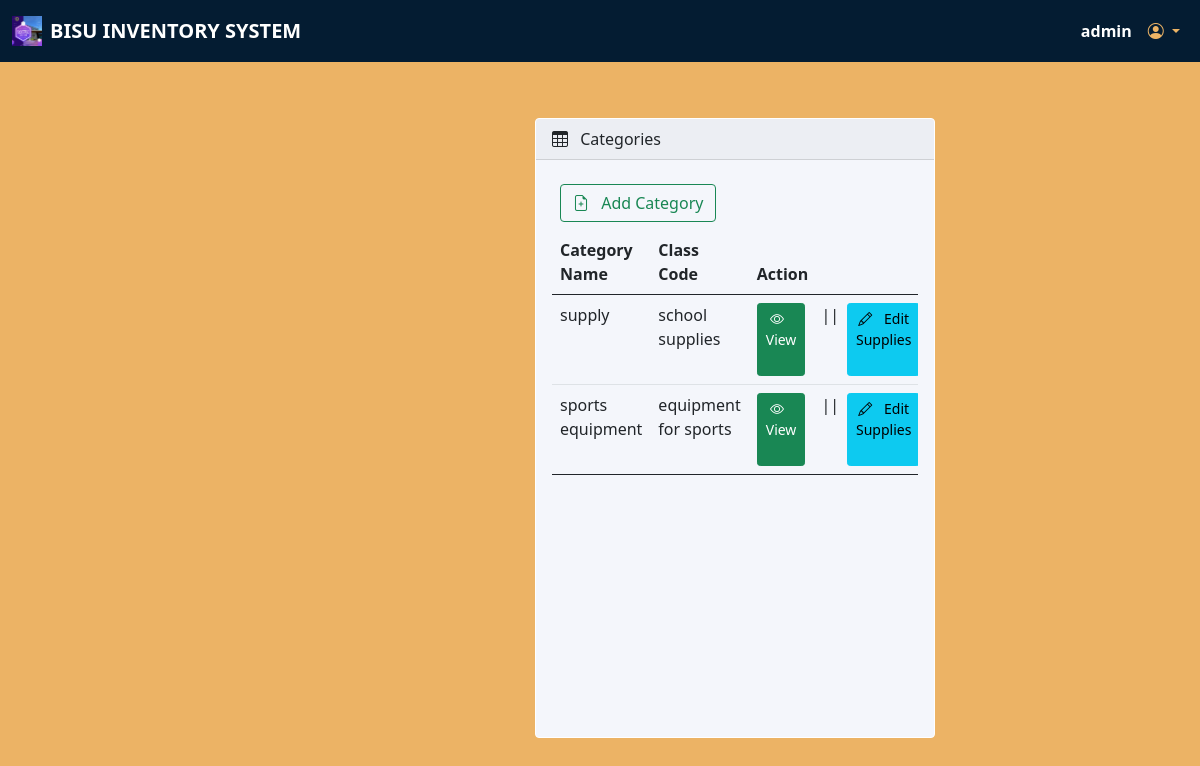
Screenshot of /admin/categories.php (signed in) with the database file from the repository.
### tables this page shows
CREATE TABLE `categories` (
  `id` int(11) NOT NULL AUTO_INCREMENT,
  `name` varchar(255) NOT NULL,
  `description` varchar(255) NOT NULL,
  PRIMARY KEY (`id`)
);

### admin/categories.php (the view, shortened to what this page needs)
<?php
include "../dbcon.php";
?>
<!DOCTYPE html>
<html lang="en">
<head>
  <link rel="stylesheet" href="css/bootstrap.min.css" />
  <link rel="stylesheet" href="https://cdn.jsdelivr.net/npm/bootstrap-icons@1.4.1/font/bootstrap-icons.css" />
  <link rel="stylesheet" href="css/dataTables.bootstrap5.min.css" />
  <link rel="stylesheet" href="css/style.css" />
</head>
<body class="fixed-left" style="background-color: #ECB365">
  <?php include('./includes/navbar.php'); ?>
  <?php include('./includes/sidebar.php'); ?>
  <main class="mt-5 pt-4">
    <div class="container-fluid">
      <div class="row">
        <div class="col-md-12 mb-3">
          <div class="card">
            <div class="card-header">
              <span><i class="bi bi-table me-2"></i></span> Categories
            </div>
            <div class="card-body">
              <div class="table-responsive">
                <table id="example" class="table table-hover data-table" style="width: 100%">
                  <div class="m-2">
                    <button type="button" id="myBtn" class="btn btn-outline-success">
                      <span class="me-2"><i class="bi bi-file-earmark-plus"></i></span>
                      Add Category
                    </button>
                  </div>
                  <thead class>
                    <tr>
                      <th>Category Name</th>
                      <th>Class Code</th>
                      <th>Action</th>
                    </tr>
                  </thead>
                  <tbody>
                    <?php
                    $sql = "SELECT * FROM categories;";
                    $actresult = mysqli_query($conn, $sql);
                    while ($result = mysqli_fetch_assoc($actresult)) {
                    ?>
                      <tr>
                        <td>
                          <?php echo $result['name']; ?>
                        </td>
                        <td>
                          <?php echo $result['description']; ?>
                        </td>
                        <td>
                          <div class="d-grid gap-2 d-md-flex">
                            <a href="#view<?php echo $result['id']; ?>" data-toggle="modal" class="btn btn-success btn-sm me-md-2"><span class="me-2"><i class="bi bi-eye"></i></span> View</a> ||
                            <a href="#edits<?php echo $result['id']; ?>" data-toggle="modal" class="btn btn-info btn-sm me-md-2"><span class="me-2"><i class="bi bi-pencil"></i></span> Edit Supplies</a> ||
                          </div>
                        </td>
                      </tr>
                    <?php
                    }
                    ?>
                  </tbody>
                </table>
              </div>
            </div>
          </div>
        </div>
      </div>
    </div>
  </main>
</body>
</html>

### style.css (style rules this page uses)
body { display:flex; flex-direction:column; justify-content:center; min-height:100vh; align-items: center; background-color: #121212; }
.card { width: 400px !important; height: 620px !important; background: #F4F6FB; border: 1px solid white; }

### rows the page displays
categories: name "supply", description "school supplies"
categories: name "sports equipment", description "equipment for sports"

### other values shown
$_SESSION['username'] "admin"
